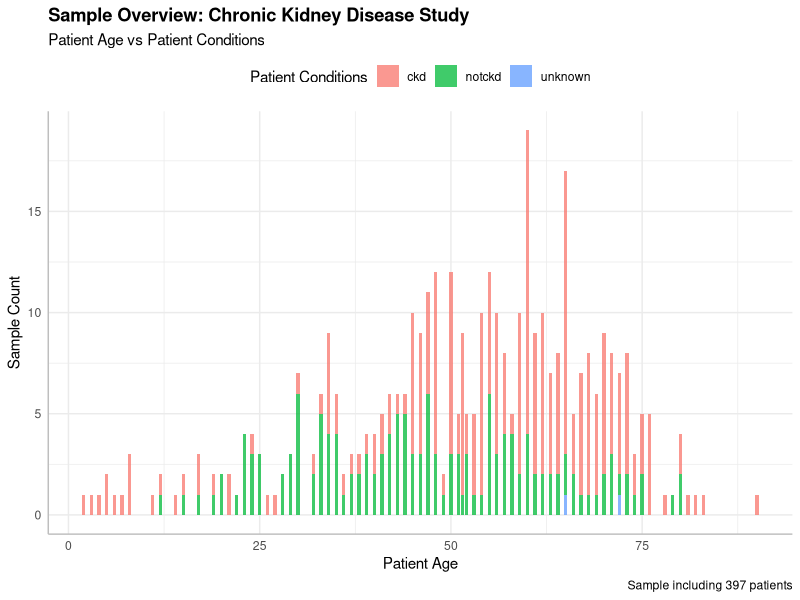
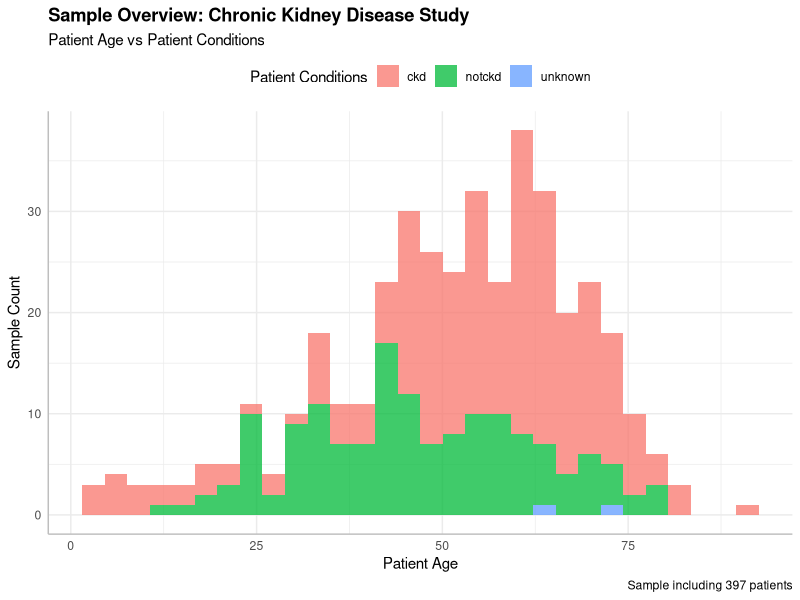
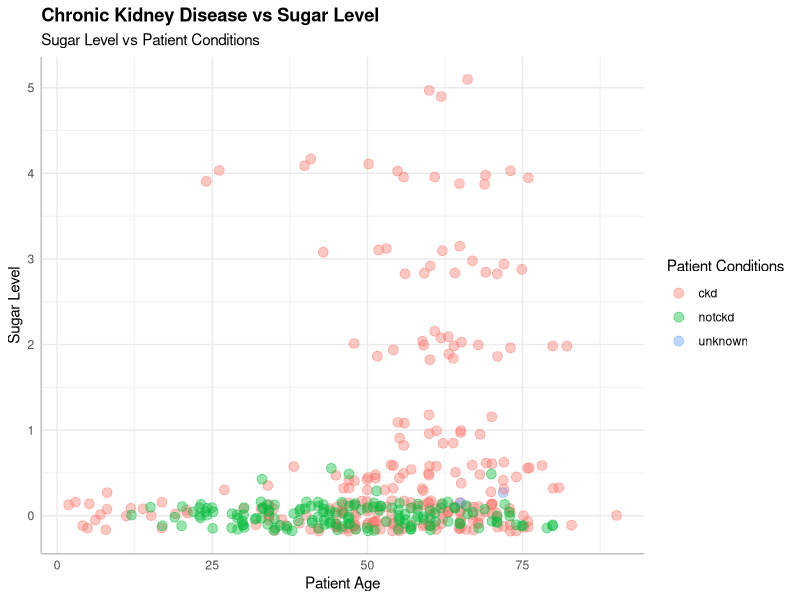
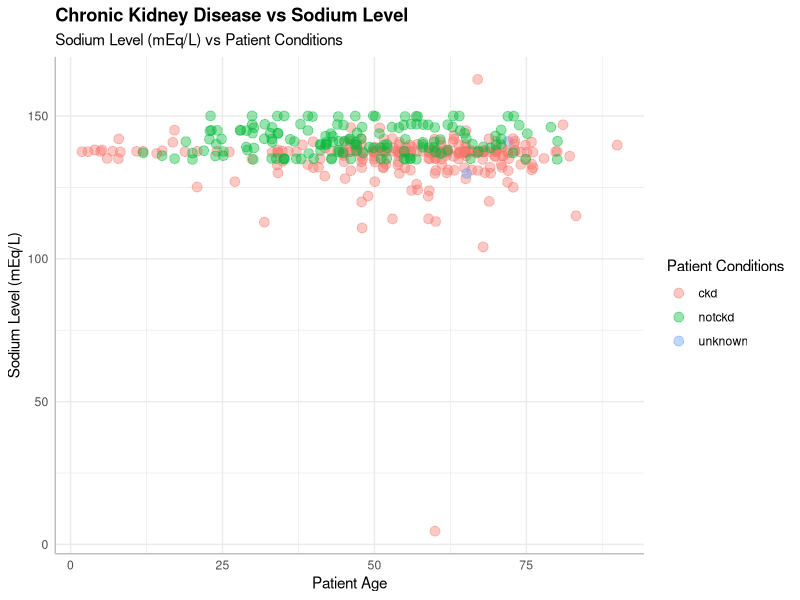
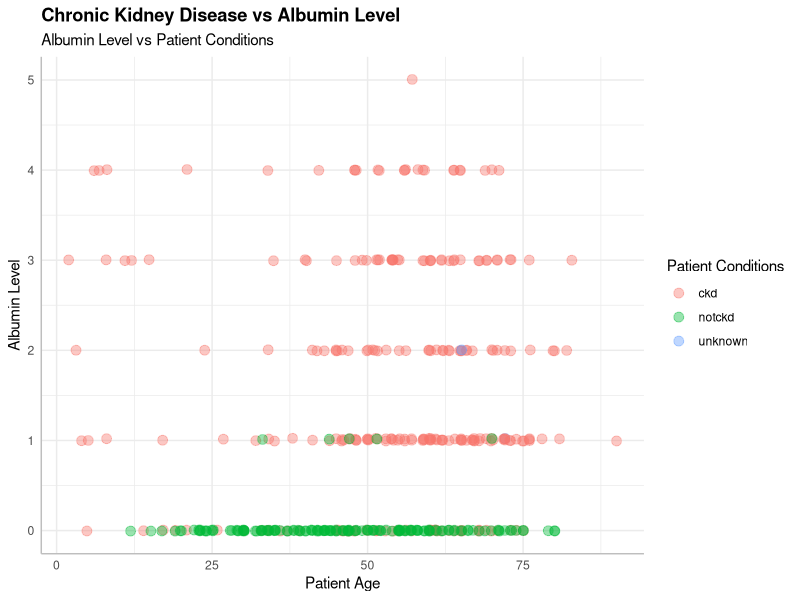

The R source for these figures, in order:
# Importing the data set
df <- read.csv("clean_kidney_disease.csv", stringsAsFactors = FALSE, header = TRUE)
# Data exploration
str(df)
summary(df)
View(df)

# Modifining the data set
# After observing the data set, we can see that the data
# set has 400 rows and 26 columns.
# But we see the column name is not understandable.
# for that reason we are going to change the column name
# i found the column name from the data set description
# in web site its more understandable

colnames(df) <- c('Patient ID','Age', 'Blood Pressure', 'Specific Gravity',
                  'Albumin', 'Sugar', 'Red Blood Cells', 'Pus Cell', 'Pus Cell Clumps',
                  'Bacteria', 'Blood Glucose Random', 'Blood Urea', 'Serum Creatinine',
                  'Sodium', 'Potassium', 'Haemoglobin', 'Packed Cell Volume', 'White Blood Cell
Count', 'Red Blood Cell Count', 'Hypertension', 'Diabetes Mellitus',
                  'Coronary Artery Disease', 'Appetite', 'Peda Edema', 'Aanemia', 'Class')

# check the data set
str(df)
View(df)

# Checking the missing value
df[is.na(df)]
# Checking the missing value in each column
colSums(is.na(df))

# i am going to use the data set for visualization
n_df <- df[,c(2,3,5,6,12,14,23,26)]
# check the data set
str(n_df)   
View(n_df)

library(ggplot2)
# This	plot	gives	an	overview	of	all	397	sample	in	the	study.	With	different	colors	I	show	how	
# many	 patients	 are	 with	 chronic	 kidney	 disease	 and	 how	 many	 are	 without.	 The	 x	 axis	
# divides	the	patients	into	different	ages.	I	am	showing	2	variables	in	this	plot:	Age and	Class.	
# I	use	geom_bar() to	plot	here.
# Age Compared with patient condition

#### 1 Visualizations
ggplot(data = n_df) +
  geom_bar(mapping = aes(x = Age, fill = Class), alpha = 0.75 ) +
  labs(title = "Sample Overview: Chronic Kidney Disease Study",
       subtitle = "Patient Age vs Patient Conditions",
       caption = "Sample including 397 patients",
       fill = "Patient Conditions") +
  ylab(label = "Sample Count") +
  xlab(label = "Patient Age") +
  theme_minimal() +
  theme(legend.position = "top",
        axis.line = element_line(color = "grey"),
        axis.line.x = element_line(color = "grey"),
        axis.line.y = element_line(color = "grey"),
        plot.title = element_text(face = "bold"))

# now we will see the same plot in histogram
# histogram shows the same result as bar plot
# histogram shows the patient condition

# 2 Visualizations
ggplot(data = n_df) +
  geom_histogram(mapping = aes(x = Age, fill = Class), alpha = 0.75) +
  labs(title = "Sample Overview: Chronic Kidney Disease Study",
       subtitle = "Patient Age vs Patient Conditions",
       caption = "Sample including 397 patients",
       fill = "Patient Conditions") +
  ylab(label = "Sample Count") +
  xlab(label = "Patient Age") +
  theme_minimal() +
  theme(legend.position = "top",
        axis.line = element_line(color = "grey"),
        axis.line.x = element_line(color = "grey"),
        axis.line.y = element_line(color = "grey"),
        plot.title = element_text(face = "bold"))



######
# The	second	plot	shows	the	relationship	between	patients'	sugar	levels	and	whether	or	not	
# they	have	chronic	kidney	disease.	The	x	axis	divides	 the	patients	into	different	ages.	 I	am	
# showing	3	variables	in	this	plot:	Sugar,	Age and	Class.
# Sugar level Relations with CKD

# 3 Visualization
ggplot(data = n_df) +
  geom_jitter(mapping = aes(x = Age, y = Sugar, color = Class, size
                            = popdensity), alpha = 0.4, size = 3) +
  labs(title = "Chronic Kidney Disease vs Sugar Level",
       subtitle = "Sugar Level vs Patient Conditions ",
       color = "Patient Conditions") +
  ylab(label = "Sugar Level") +
  xlab(label = "Patient Age") +
  theme_minimal() +
  theme(legend.position = "right",
        axis.line = element_line(color = "grey"),
        plot.title = element_text(face = "bold"))



###
# The	 first	plot	shows	 the	relationship	between	patients' sodium	levels	and	whether	or	not	
# they	have	chronic	kidney	disease.	The	x	axis	divides	 the	patients	into	different	ages.	 I	am	
# showing	3	variables	in	this	plot:	Sodium,	Age and	Class.
# CKD relation with sodium level

# 4 Visualization
ggplot(data = n_df) +
  geom_jitter(mapping = aes(x = Age, y = Sodium, color = Class, size
                            = popdensity), alpha = 0.4, size = 3) +
  labs(title = "Chronic Kidney Disease vs Sodium Level",
       subtitle = "Sodium Level (mEq/L) vs Patient Conditions ",
       color = "Patient Conditions") +
  ylab(label = "Sodium Level (mEq/L)") +
  xlab(label = "Patient Age") +
  theme_minimal() +
  theme(legend.position = "right",
        axis.line = element_line(color = "grey"),
        plot.title = element_text(face = "bold"))

# The	third	plot	shows	the	relationship	between	patients'	albumin	levels	and	whether	or	not	
# they	have	chronic	kidney	disease.	The	x	axis	divides	 the	patients	into	different	ages.	 I	am	
# showing	3	variables	in	this	plot:	Albumin,	Age and	Class
# Albumin Level relation with CKD

# 5 Visualization
ggplot(data = n_df) +
  geom_jitter(mapping = aes(x = Age, y = Albumin, color = Class,
                            size = popdensity), alpha = 0.4, size = 3) +
  labs(title = "Chronic Kidney Disease vs Albumin Level",
       subtitle = "Albumin Level vs Patient Conditions ",
       color = "Patient Conditions") +
  ylab(label = "Albumin Level") +
  xlab(label = "Patient Age") +
  theme_minimal() +
  theme(legend.position = "right",
        axis.line = element_line(color = "grey"),
        plot.title = element_text(face = "bold"))


